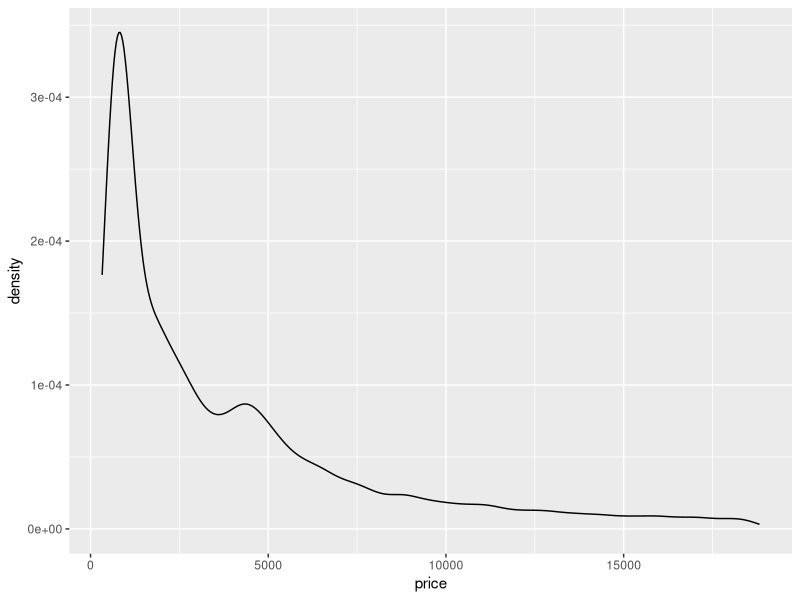
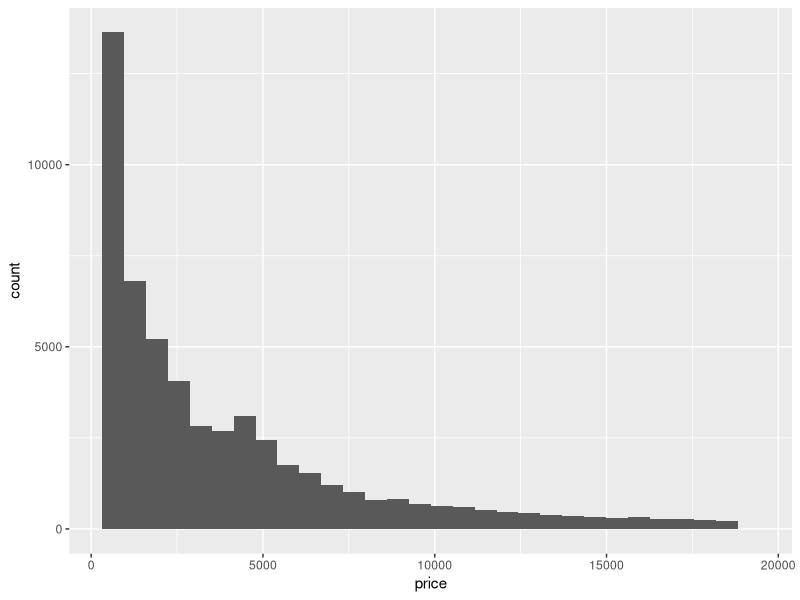
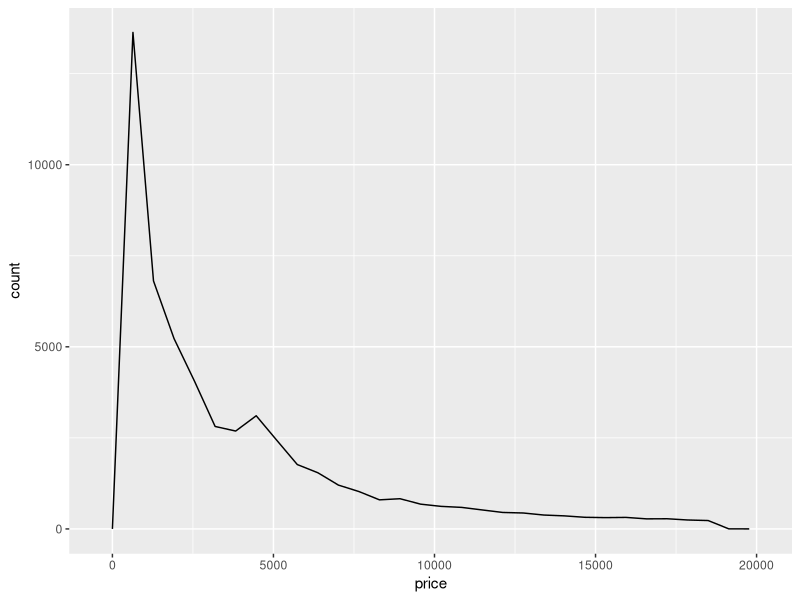
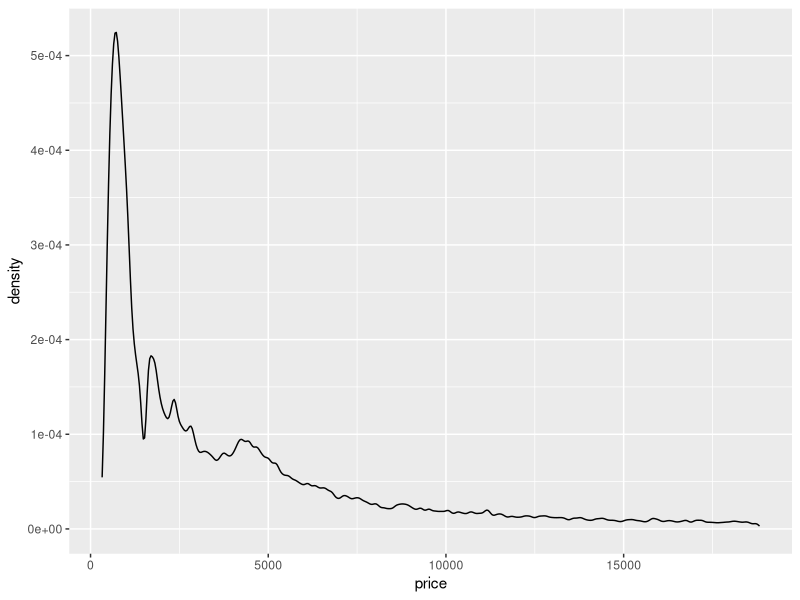
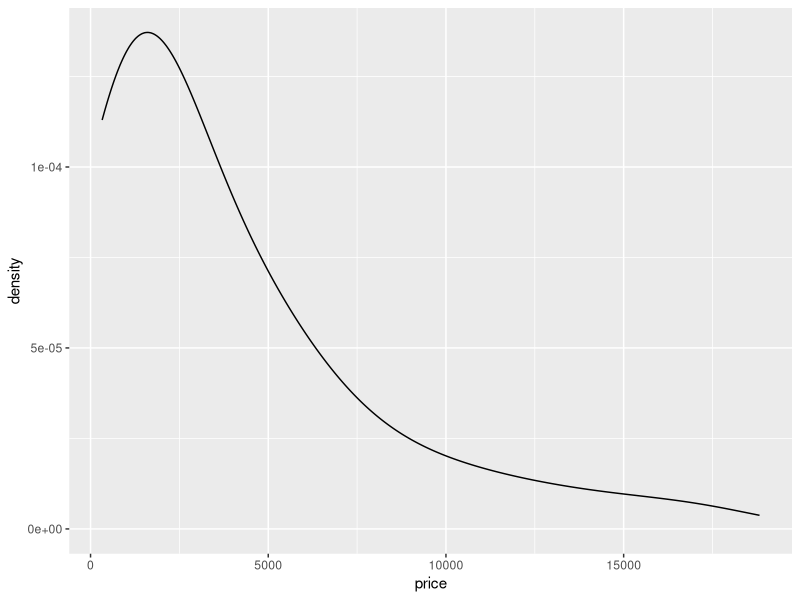
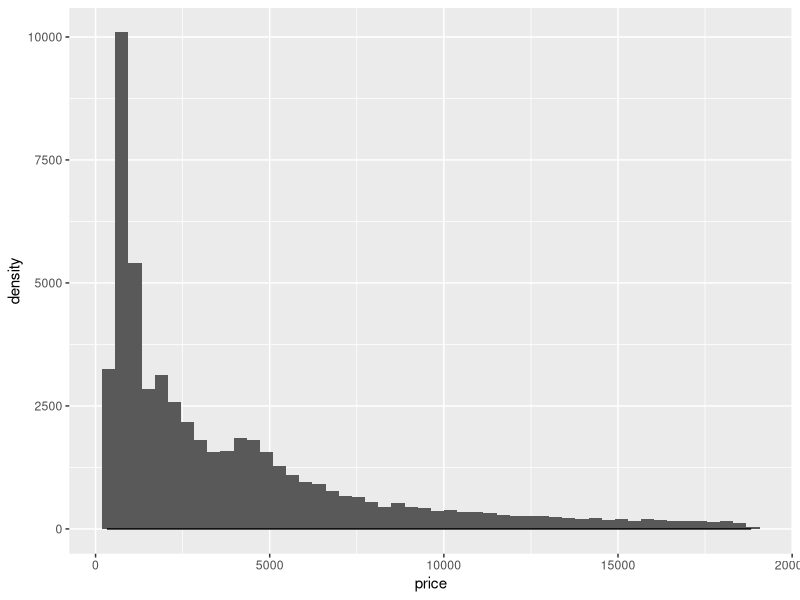
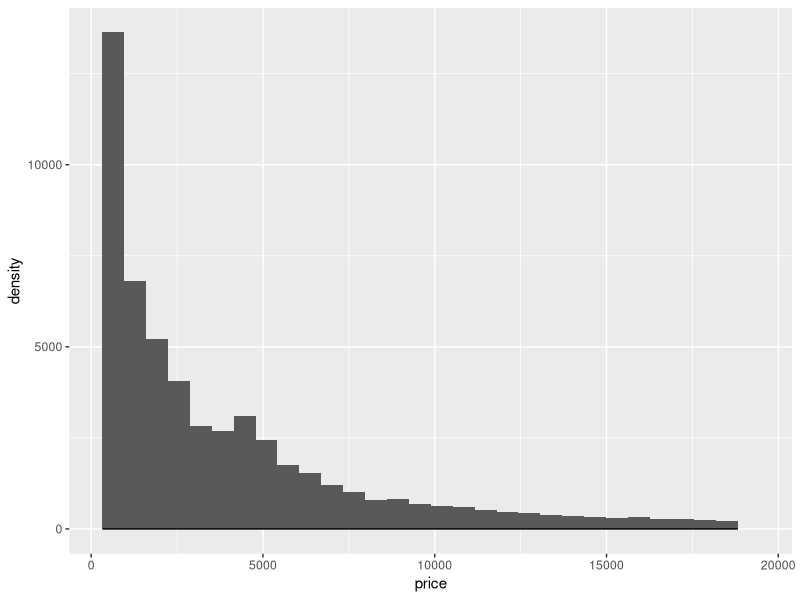
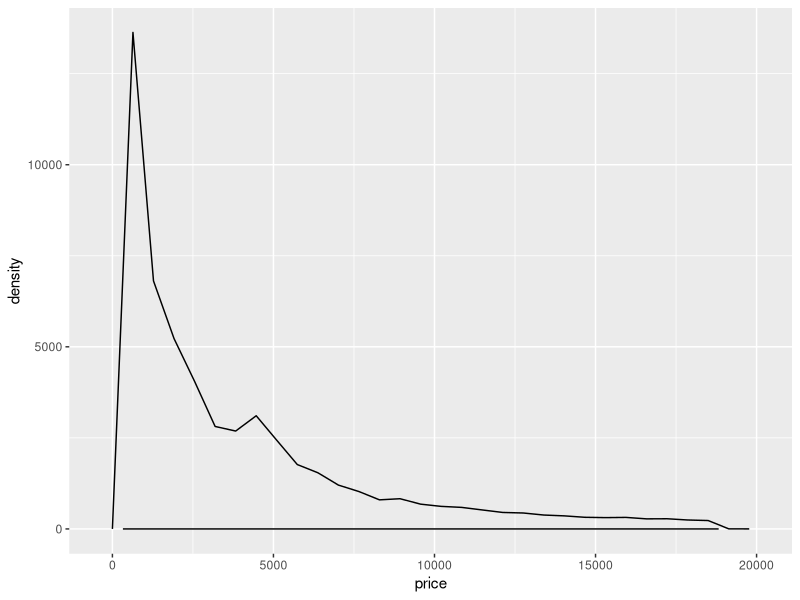

Here is the R script that generated these plots, in order: (Note: this script raises an error after producing the figures.)
## Cailin Perrie
## 25/03/2021
## Good Practice excercises



library(dplyr)
library(ggplot2)
library(tidyr)
library(gridExtra)
library(patchwork)
library(scales)
library(ggrepel)

# load datasets we'll use
data(sleep)
data(diamonds)
data(co2)

# tidy co2 
co2 <- data.frame(Year = rep(1959:1997, each = 12),
                  Month = rep(format(ISOdate(2004,1:12,1),"%B"), 39),
                  co2 = as.numeric(co2))
View(co2)
View(sleep)
View(diamonds)

## create the matrics data frame
matrics <- data.frame(
  year = 2014:2018,
  EC = c(65.4,56.8,59.3,65,70.6),
  FS = c(82.8,81.6,88.2,86.1,87.5),
  Gau = c(84.7,84.2,85.1,85.1,87.9),
  KZN = c(69.7,60.7,66.4,72.9,76.2),
  Lim = c(72.9,65.9,62.5,65.6,69.4),
  Mpu = c(79,78.6,77.1,74.8,79),
  NW = c(84.6,81.5,82.5,79.4,81.1),
  NC = c(76.4,69.4,78.7,75.6,73.3),
  WC = c(82.2,87.7,85.9,82.8,81.5)
)
View(matrics)

## Tidy the data frame 'matrics'
matrics_long <- pivot_longer(matrics, cols = -1, names_to = "province", values_to = "pass_rate")
View(matrics_long)

# geometries
# geometries denoted by geom_xxx are the building blocks of ggplots

# common 1D geoms: geom_density, geom_histogram, geom_freqpoly, geom_bar
# common 2D geoms: geom_point, geom_line, geom_bar(stat = "identity")

### 1D geoms only need you to specify an "x" in the aesthetics

## geom_density
diamonds %>% 
  ggplot(aes(x = price)) + 
  geom_density()

## geom_histogram
diamonds %>% 
  ggplot(aes(x = price)) + 
  geom_histogram()

## geom_freqpoly
diamonds %>% 
  ggplot(aes(x = price)) + 
  geom_freqpoly()

## additional parameters control smoothing (see ?geom_xxx)

# EXERCISE: adapt each of the plots above so that the densities/histograms are 
# either "smoother" or "rougher". Choose an appropriate amount of smoothing.

# geom_smooth: Aids the eye in seeing patterns in the presence of overplotting.
## geom_density
diamonds %>% 
  ggplot(aes(x = price)) + 
  geom_density(adjust = 1/5)

diamonds %>% 
  ggplot(aes(x = price)) + 
  geom_density(adjust = 5)

## geom_histogram
diamonds %>% 
  ggplot(aes(x = price)) + 
  geom_histogram(bins = 50) +
  geom_density(adjust = 1/5)

diamonds %>% 
  ggplot(aes(x = price)) + 
  geom_histogram() +
  geom_density(adjust = 5)

## geom_freqpoly
diamonds %>% 
  ggplot(aes(x = price)) + 
  geom_freqpoly() +
  geom_density(adjust = 1/5)

## geom_freqpoly
diamonds %>% 
  ggplot(aes(x = price)) + 
  geom_freqpoly() +
  geom_density(adjust = 5)

#-------------------------------------------------------------------------------------

## geom_bar
# default behaviour for geom_bar is to count stuff, so 1D
diamonds %>% ggplot(aes(x = cut)) + 
  geom_bar() 

### 2D geoms need x and y in aes

## geom_point

diamonds %>% ggplot(aes(x = carat, y = price)) + 
  geom_point()

# often nice to add a smooth line of best fit with geom_smooth, which
# uses generalised additive models (gams) by default, covered in later
# courses
diamonds %>% ggplot(aes(x = carat, y = price)) + 
  geom_point() + 
  geom_smooth()      ## line of best fit

# EXERCISE: adapt the code you just used to fit a straight line rather than a smooth
diamonds %>% ggplot(aes(x = carat, y = price)) + 
  geom_point() + 
  geom_smooth(method = "lm")  ## fitting a straight line rather than a smooth line

#-------------------------------------------------------------------------------------
## geom_line
co2 %>% filter(Month == "January") %>%
  ggplot(aes(x = Year, y = co2)) + 
  geom_line()

# EXERCISE: show lines for all 12 months on the plot (a) by using fill or colour, 
# (b) without using fill or colour

#a) using fill or colour
co2 %>% 
  ggplot(aes(x = Year, y = co2, color = Month)) + 
  geom_line()

# b) Without using fill or colour
# make dataframe with x and y coords of labels, here just taking 1980 as x and 
# pass rate in 2015 as y, for illustration
textlabels <- co2 %>% filter(Year == 1980) %>% 
  mutate(xpos = Year, ypos = co2) # don't have to rename, again for illustration

co2 %>% 
  ggplot(aes(x = Year, y = co2)) + 
  geom_line() +
  geom_label(data = textlabels, aes(x = xpos, y = ypos, label = Month)) + 
  theme(legend.position = "none") 
##ggrepel::geom_label_repel()
## Lines are too close together (doesnt look nice this way)

# EXERCISE: flip Month and Year around so that each line represents a Year, and the 
# Month is on the x-axis

co2 %>% 
  ggplot(aes(x = Month, y = co2, color = Year)) + 
  geom_point() + geom_line()

#-------------------------------------------------------------------------------------

## geom_area

# just fills in area under a geom_line
co2 %>% filter(Month == "January") %>%
  ggplot(aes(x = Year, y = co2)) + 
  geom_area()

## geom_bar

# with (stat = "identity") plots x and y directly, no counts
diamonds %>% group_by(cut) %>% summarize(meanprice = mean(price)) %>%
  ggplot(aes(x = cut, y = meanprice)) + 
  geom_bar(stat = "identity")

#-------------------------------------------------------------------------------------

### discretising continuous variables

### Discretization is the process through which we can transform continuous
### variables, models or functions into a discrete form. We do this by creating
### a set of contiguous intervals (or bins) that go across the range of our
## desired variable/model/function.

## ggplot provides 3 helper functions:
# cut_interval: divides data into fixed number of bins
# cut_width: divides data into bins of fixed width
# cut_number: divides data into n bins each containing (approximately) the same number of points

diamonds %>%
  ggplot(aes(x = cut_interval(price, n = 5))) +  ## dividing data into 5 bins
  geom_bar()

diamonds %>%
  ggplot(aes(x = cut_width(price, width = 5000))) + 
  geom_bar()

diamonds %>%
  ggplot(aes(x = cut_number(price, n = 5))) + 
  geom_bar()

# these are especially useful when grouping/faceting on continuous variables

# EXERCISE: Display the distribution of price conditional on cut and carat. 
# Try facetting by cut and grouping by carat. Try facetting by carat and grouping by cut. 
# Which do you prefer?

## need to convert continues 'carat' variable into a categorical one

diamonds %>% 
  ggplot(aes(x = price, color = cut_number(carat, n = 5))) + 
  geom_freqpoly() + 
  facet_grid(.~cut)

## facet by row
diamonds %>% 
  ggplot(aes(x = price, color = cut_number(carat, n = 5))) + 
  geom_freqpoly() + 
  facet_grid(cut ~. , scales = "free_y")



# EXERCISE: Compare the relationship between price and carat for each colour.
# What makes it hard to compare the groups? Is grouping better or facetting? 
# If you use facetting, what annotation might you add to make it easier to see 
# the differences between panels?

## problem here? Can't compare these distributions on their y axis very easily.
subset2 <- diamonds %>% group_by(cut)
subset2 %>%
  ggplot( aes(x = price, color = cut_number(carat, n = 5))) +
  geom_freqpoly() + 
  facet_grid(cut ~., scales = "free_y" )
  
#-------------------------------------------------------------------------------------

### Labels (labs)

## sets text for axis labels and title
## NOT the appearance of the text, that's a "theme" (next)

co2 %>% filter(Month == "January") %>%
  ggplot(aes(x = Year, y = co2)) + 
  geom_line() +
  labs(x = "Year", y = "C02 level (PPM)", 
       title = "Increasing atmospheric concentrations of CO2", 
       subtitle = "Values for February, March and April of 1964 obtained by interpolation")

# nice to have CO2 with a subscript on the "2"
co2 %>% filter(Month == "January") %>%
  ggplot(aes(x = Year, y = co2)) + 
  geom_line() +
  labs(x = "Year", y = expression(paste(CO[2]," level")), 
       title = expression(paste("Increasing atmospheric concentrations of ", CO[2])), 
       subtitle = "Values for February, March and April of 1964 obtained by interpolation")

#-------------------------------------------------------------------------------------

### Themes

### Themes are a powerful way to customize the non-data components of your
### plots: i.e. titles, labels, fonts, background, gridlines, and legends.

## fine-scale control and polishing

# loads of options
?theme

# make a plot
pp <- diamonds %>% sample_n(1000) %>%
  ggplot(aes(x = carat, y = price)) + 
  geom_point()
pp 

# change the background colour
pp + 
  theme(panel.background = element_rect(fill = "red"))

# that's too dark, add some transparency
pp + 
  theme(panel.background = element_rect(fill = alpha('red', 0.2)))

# change axis text 
pp + 
  theme(axis.text = element_text(colour = "red", size = rel(1.5)))

# change axis labels text 
pp + 
  theme(axis.title = element_text(colour = "red", size = rel(1.5)))

# can also add transparency to axis labels (not a good idea here) 
pp + 
  theme(axis.title = element_text(colour = alpha('red', 0.2), size = rel(1.5)))

# arrows on the axes
pp + 
  theme(axis.line = element_line(arrow = arrow()))

# even finer control... changes look of arrow heads
pp + 
  theme(axis.line = element_line(arrow = arrow(angle = 20, length = unit(0.1, "inches"))))

# grid lines
pp +
  theme(panel.grid.major = element_line(colour = "red"),
        panel.grid.minor = element_line(colour = "orange"))

pp +
  theme(panel.grid.major = element_line(colour = "red", size = 1),
        panel.grid.minor = element_line(colour = "orange", size = 1))

# spacing between gridlines isn't a theme setting, its in "scale_"
pp +
  theme(panel.grid.major = element_line(colour = "red"),
        panel.grid.minor = element_line(colour = "orange")) +
  scale_x_continuous(breaks = seq(from = 0, to = 3, by = 0.5),
                     minor_breaks = seq(from = 0, to = 3, by = 0.1))

# same for y axis
pp +
  theme(panel.grid.major = element_line(colour = "red"),
        panel.grid.minor = element_line(colour = "orange")) +
  scale_y_continuous(breaks = seq(from = 0, to = 20000, by = 10000),
                     minor_breaks = seq(from = 0, to = 20000, by = 500))

# can also set manual axis text at tickmarks
pp +
  scale_y_continuous(breaks = seq(from = 0, to = 20000, by = 5000),
                     labels = c("R0", "R5,000", "R10,000", "R15,000", "R20,000"))

# longer axis ticks
pp +
  scale_y_continuous(breaks = seq(from = 0, to = 20000, by = 5000),
                     labels = c("R0", "R5,000", "R10,000", "R15,000", "R20,000")) +
  theme(axis.ticks.length=unit(.25, "cm"))

# put it all together
pp + 
  labs(x = "Weight of diamond (carats)", y = "Price of diamond (USD)") +
  theme(panel.background = element_rect(fill = alpha('red', 0.2)),
        axis.text = element_text(colour = "red", size = rel(1.5)),
        axis.title = element_text(colour = "red", size = rel(1.5)))


# revisiting log scale example from lecture
data(msleep)

a <- ggplot(msleep, aes(x = bodywt, y = brainwt)) + 
  geom_point(na.rm = TRUE) + 
  labs(x = "Body weight (kg)", y = "Brain weight (kg)")
a 

# log scaling
a + scale_x_log10() + scale_y_log10() 

# nice tick marks with annotation_xxx
a + scale_x_log10() + scale_y_log10() + annotation_logticks() 

# advanced axis breaks and labelling options with scales package
a + scale_x_log10(
  breaks = scales::trans_breaks("log10", function(x) 10^x),
  labels = scales::trans_format("log10", scales::math_format(10^.x))) +
  scale_y_log10(
    breaks = scales::trans_breaks("log10", function(x) 10^x),
    labels = scales::trans_format("log10", scales::math_format(10^.x))) +
  annotation_logticks() +
  labs(x = "Body weight (kg)", y = "Brain weight (kg)")



# EXERCISE: choose any of the plots you've made and add axis labels, title, and 
# subtitle
# make a plot
pp <- diamonds %>% sample_n(1000) %>%
  ggplot(aes(x = carat, y = price)) + 
  geom_point() + 
  labs(x = "Weight of diamond (carats)", y = "Price of diamond (USD)", title = 
         "Scatter plot of carat vs price", subtitle = "Plot indicates 1000 randomly sampled observations")

pp 
#-------------------------------------------------------------------------------------

# EXERCISE: Improve the plot below by adding appropriate axis labels, 
# rotating the x axis text so that it is vertical, and change
# the axis text so that it does not include numbers in scientific notation

diamonds %>%
  ggplot(aes(x = cut_interval(price, n = 5)))  + 
  geom_bar() +
  labs(x = "price (cut in 5 groups with equal range)", y = "frequency",
       main = "Histogram showing the frequency of obtaining a certain price for a diamond") +
  theme(axis.text.x = element_text(angle = 90, vjust = 0.5, hjust=0.1)) +   #rotating x axis labels by 90 degrees
  scale_x_discrete((labels = function(x) format(x, scientific = TRUE)))   # trying to get rid of scientific notation

## not sure how to get rid of scientific notation for discrete breaks
#-------------------------------------------------------------------------------------

# EXERCISE: Use geom_label to add a label to the plot below that identifies 
# the diamond with the largest value-per-carat. Bonus: make the labelling 
# "automatic" so that it still works if you resample another 10 diamonds 
# (make the label's location dynamic, rather than at a fixed (x,y) location)

subset1 <- diamonds %>% sample_n(10)
subset1 <- mutate(subset1, value_per_carat = price/carat)
subset1 <- subset1 %>% 
  arrange(desc(value_per_carat))
subset1b <- subset1[1, ] %>% mutate(lab = "largest vpc")

subset1 %>%
  ggplot(aes(x = carat, y = price)) + 
  geom_point() +
  geom_label_repel(data = subset1b, aes(label = lab))  # geom_label_repel() to ensure label doesnt cover point on graph

#-------------------------------------------------------------------------------------

### Legends

# revisiting class example #1
s1 <- ggplot(msleep, 
             aes(x = bodywt, y = brainwt, colour = order)) +
  geom_point(na.rm = TRUE) + 
  scale_x_log10(breaks = scales::trans_breaks("log10", function(x) 10^x),
                labels = scales::trans_format("log10",scales::math_format(10^.x))) + 
  scale_y_log10(breaks = scales::trans_breaks("log10", function(x) 10^x),
                labels = scales::trans_format("log10", scales::math_format(10^.x))) +
  annotation_logticks() +
  xlab("Body weight (kg)") + ylab("Brain weight (kg)") 
s1 

s1 + theme(legend.position = "bottom") 
s1 + theme(legend.position = "bottom") + guides(colour = guide_legend(ncols = 8))

matrics_long %>% 
  ggplot(aes(x = year, y = pass_rate, colour = province)) +
  geom_line() + theme_bw() + scale_colour_brewer(palette = "Set3")


# revisiting class example #2

s2 <- matrics_long %>% 
  ggplot(aes(x = year, y = pass_rate, colour = province)) +
  geom_line() + theme_bw() + scale_colour_brewer(palette = "Set3") 
s2
# inset legend 
s2 +
  # coordinates for legend.position are x- and y- offsets from the bottom-left of the plot, ranging from 0 - 1.
  theme(legend.position = c(0.82,0.12), legend.title = element_blank(), 
        legend.text=element_text(size=8)) +
  guides(colour = guide_legend(ncol = 3))

# with geom_label

# make dataframe with x and y coords of labels, here just taking 2015 as x and 
# pass rate in 2015 as y, for illustration
textlabels <- matrics_long %>% filter(year == 2015) %>% 
  mutate(xpos = year, ypos = pass_rate) # don't have to rename, again for illustration

s2 +
  geom_label(data = textlabels, aes(x = xpos, y = ypos, label = province)) +
  theme(legend.position = "none")

s2 +
  geom_label_repel(data = textlabels, aes(x = xpos, y = ypos, label = province)) +
  theme(legend.position = "none")

### Adding geoms from different datasets

# Task: make a figure that shows the CO2 concentration over time for a
# specific month as a line (like done above), and then on top of that
# plots the mean CO2 concentrations over time (i.e. averages over all
# months) as a bar graph

co2mean <- co2 %>% group_by(Year) %>% summarize(mean_co2 = mean(co2))

co2 %>% filter(Month == "June") %>%
  ggplot(aes(x = Year, y = co2)) + 
  geom_bar(data = co2mean, aes(x = Year, y = mean_co2),
           stat = "identity", alpha = 0.4) + 
  geom_line(colour = "red")

# limiting the range on the y-axis
co2 %>% filter(Month == "June") %>%
  ggplot(aes(x = Year, y = co2)) + 
  geom_bar(data = co2mean, aes(x = Year, y = mean_co2),
           stat = "identity", alpha = 0.4) + 
  geom_line(colour = "red") +
  ylim(c(300, 400))

# can't use ylim, drops the observations, need "coord_cartesian"
co2 %>% filter(Month == "June") %>%
  ggplot(aes(x = Year, y = co2)) + 
  geom_bar(data = co2mean, aes(x = Year, y = mean_co2),
           stat = "identity", alpha = 0.4) + 
  geom_line(colour = "red") +
  coord_cartesian(ylim = c(300, 375))

# this is probably a better plot
co2 %>% filter(Month == "June") %>%
  ggplot(aes(x = Year, y = co2)) + 
  geom_line(data = co2mean, aes(x = Year, y = mean_co2)) + 
  geom_line(colour = "red") 

### Showing multiple plots

# Make a few plots
p1 <- diamonds %>% ggplot(aes(x = price)) + geom_density() + ggtitle("Default")
p2 <- diamonds %>% ggplot(aes(x = price)) + geom_density(adjust = 0.5) + ggtitle("Wiggly")
p3 <- diamonds %>% ggplot(aes(x = price)) + geom_density(adjust = 5) + ggtitle("Smooth")
p4 <- diamonds %>% ggplot(aes(x = price)) + geom_histogram() + ggtitle("Histogram")

# layout with gridExtra package
grid.arrange(p1, p2, p3, p4, nrow = 1)    ## all plotted in one row
grid.arrange(p1, p2, p3, p4, nrow = 2)    ## 2 plotted in first row, 2 in second row
grid.arrange(p1, p2, p3, layout_matrix = matrix(c(1,2,1,3), nrow = 2)) ## make first plot take up row 1, col 1 and 2
grid.arrange(p1, p2, p3, layout_matrix = matrix(c(1,1,2,3), nrow = 2))

# layout with patchwork package
p1 + p2 
p1 + p2 + p3 + plot_layout(ncol = 3)
p1 + p2 + p3 + plot_layout(ncol = 3, widths = c(2, 1, 1))

# nesting plots
p1 + { p2 + p3 } + plot_layout(ncol = 2)
p1 + { p2 + { p3 + p4 } } + plot_layout(ncol = 1)
p1 + { p2 + p3 + p4} + plot_layout(ncol = 1)

# various operators for manipulating layout (-, /, |)
p1 + p2 - p3 + plot_layout(ncol=1)
p1 + p2 - p3 - p4 + plot_layout(ncol=1)
p1 + p2 - p3 + p4 + plot_layout(ncol=1)
p1 + p2 - (p3 + p4) + plot_layout(ncol=1)
p1 + p2 - (p3 + p4 + p1) + plot_layout(ncol=1)

(p1 | p2 | p3) / p4
p4 / (p1 | p2 | p3)

# saving your plots
p_all <- p1 + p2 + p3 + p4 + plot_layout(ncol = 4)
ggsave(p_all, file = "myplot.png", width = 9, height = 3, dpi = 400)
